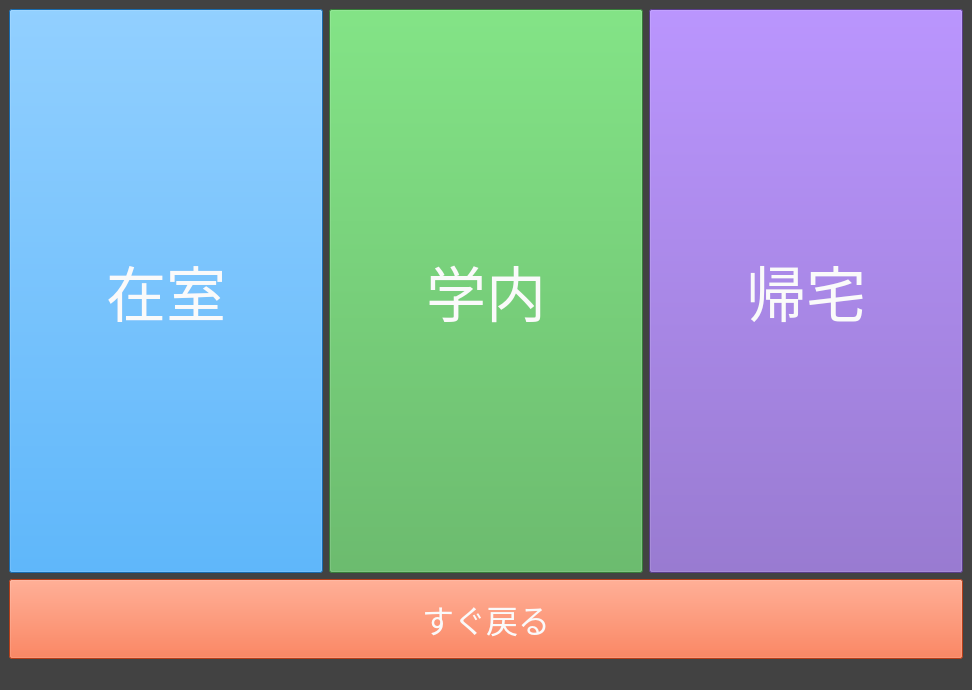
<?xml version="1.0" encoding="UTF-8"?>
<ui version="4.0">
 <class>MainWindow</class>
 <widget class="QMainWindow" name="MainWindow">
  <property name="geometry">
   <rect>
    <x>0</x>
    <y>0</y>
    <width>972</width>
    <height>690</height>
   </rect>
  </property>
  <property name="windowTitle">
   <string>MainWindow</string>
  </property>
  <property name="styleSheet">
   <string notr="true">background-color: rgb(66, 66, 66);</string>
  </property>
  <widget class="QWidget" name="centralwidget">
   <property name="sizePolicy">
    <sizepolicy hsizetype="MinimumExpanding" vsizetype="MinimumExpanding">
     <horstretch>0</horstretch>
     <verstretch>0</verstretch>
    </sizepolicy>
   </property>
   <layout class="QHBoxLayout" name="horizontalLayout_4">
    <item>
     <layout class="QVBoxLayout" name="verticalLayout">
      <item>
       <layout class="QHBoxLayout" name="horizontalLayout_2">
        <item>
         <layout class="QHBoxLayout" name="horizontalLayout_3">
          <item>
           <widget class="QPushButton" name="zaisituButton">
            <property name="sizePolicy">
             <sizepolicy hsizetype="MinimumExpanding" vsizetype="MinimumExpanding">
              <horstretch>0</horstretch>
              <verstretch>0</verstretch>
             </sizepolicy>
            </property>
            <property name="font">
             <font>
              <family>Roboto</family>
              <pointsize>45</pointsize>
             </font>
            </property>
            <property name="cursor">
             <cursorShape>ArrowCursor</cursorShape>
            </property>
            <property name="styleSheet">
             <string notr="true">QPushButton{
	background-color: rgb(33, 150, 243);
	color: rgb(250, 250, 250);
}
QPushButton:pressed{
	background-color: rgb(13, 71, 161);
}</string>
            </property>
            <property name="text">
             <string>在室</string>
            </property>
            <property name="checkable">
             <bool>false</bool>
            </property>
            <property name="checked">
             <bool>false</bool>
            </property>
            <property name="autoRepeatDelay">
             <number>296</number>
            </property>
           </widget>
          </item>
          <item>
           <widget class="QPushButton" name="gakunai_Button">
            <property name="sizePolicy">
             <sizepolicy hsizetype="MinimumExpanding" vsizetype="MinimumExpanding">
              <horstretch>0</horstretch>
              <verstretch>0</verstretch>
             </sizepolicy>
            </property>
            <property name="font">
             <font>
              <family>Roboto</family>
              <pointsize>45</pointsize>
             </font>
            </property>
            <property name="styleSheet">
             <string notr="true">QPushButton{
	background-color: rgb(76, 175, 80);
	color: rgb(250, 250, 250);
}
QPushButton:pressed{
	
	background-color: rgb(0, 77, 64);
}</string>
            </property>
            <property name="text">
             <string>学内</string>
            </property>
           </widget>
          </item>
          <item>
           <widget class="QPushButton" name="kitaku_Button">
            <property name="sizePolicy">
             <sizepolicy hsizetype="MinimumExpanding" vsizetype="MinimumExpanding">
              <horstretch>0</horstretch>
              <verstretch>0</verstretch>
             </sizepolicy>
            </property>
            <property name="font">
             <font>
              <family>Roboto</family>
              <pointsize>45</pointsize>
             </font>
            </property>
            <property name="styleSheet">
             <string notr="true">QPushButton{
	background-color: rgb(126, 87, 194);
	color: rgb(250, 250, 250);
}
QPushButton:pressed{
	
	background-color: rgb(49, 27, 146);
}

</string>
            </property>
            <property name="text">
             <string>帰宅</string>
            </property>
            <property name="autoDefault">
             <bool>false</bool>
            </property>
            <property name="default">
             <bool>false</bool>
            </property>
            <property name="flat">
             <bool>false</bool>
            </property>
           </widget>
          </item>
         </layout>
        </item>
       </layout>
      </item>
      <item>
       <widget class="QPushButton" name="soonBack_Button">
        <property name="sizePolicy">
         <sizepolicy hsizetype="MinimumExpanding" vsizetype="MinimumExpanding">
          <horstretch>0</horstretch>
          <verstretch>0</verstretch>
         </sizepolicy>
        </property>
        <property name="maximumSize">
         <size>
          <width>16777215</width>
          <height>80</height>
         </size>
        </property>
        <property name="font">
         <font>
          <family>Roboto</family>
          <pointsize>24</pointsize>
         </font>
        </property>
        <property name="styleSheet">
         <string notr="true">QPushButton{
background-color: rgb(255, 87, 34);
color: rgb(250, 250, 250);
}
QPushButton:pressed{
	
	background-color: rgb(191, 54, 12);
}</string>
        </property>
        <property name="text">
         <string>すぐ戻る</string>
        </property>
       </widget>
      </item>
     </layout>
    </item>
   </layout>
  </widget>
  <widget class="QMenuBar" name="menubar">
   <property name="geometry">
    <rect>
     <x>0</x>
     <y>0</y>
     <width>972</width>
     <height>21</height>
    </rect>
   </property>
  </widget>
  <widget class="QStatusBar" name="statusbar"/>
 </widget>
 <resources/>
 <connections>
  <connection>
   <sender>soonBack_Button</sender>
   <signal>clicked(bool)</signal>
   <receiver>soonBack_Button</receiver>
   <slot>repaint()</slot>
   <hints>
    <hint type="sourcelabel">
     <x>514</x>
     <y>803</y>
    </hint>
    <hint type="destinationlabel">
     <x>742</x>
     <y>821</y>
    </hint>
   </hints>
  </connection>
  <connection>
   <sender>zaisituButton</sender>
   <signal>clicked(bool)</signal>
   <receiver>zaisituButton</receiver>
   <slot>repaint()</slot>
   <hints>
    <hint type="sourcelabel">
     <x>191</x>
     <y>226</y>
    </hint>
    <hint type="destinationlabel">
     <x>324</x>
     <y>168</y>
    </hint>
   </hints>
  </connection>
  <connection>
   <sender>gakunai_Button</sender>
   <signal>clicked(bool)</signal>
   <receiver>gakunai_Button</receiver>
   <slot>repaint()</slot>
   <hints>
    <hint type="sourcelabel">
     <x>564</x>
     <y>204</y>
    </hint>
    <hint type="destinationlabel">
     <x>805</x>
     <y>95</y>
    </hint>
   </hints>
  </connection>
  <connection>
   <sender>kitaku_Button</sender>
   <signal>clicked(bool)</signal>
   <receiver>kitaku_Button</receiver>
   <slot>repaint()</slot>
   <hints>
    <hint type="sourcelabel">
     <x>1060</x>
     <y>178</y>
    </hint>
    <hint type="destinationlabel">
     <x>1100</x>
     <y>112</y>
    </hint>
   </hints>
  </connection>
 </connections>
</ui>
